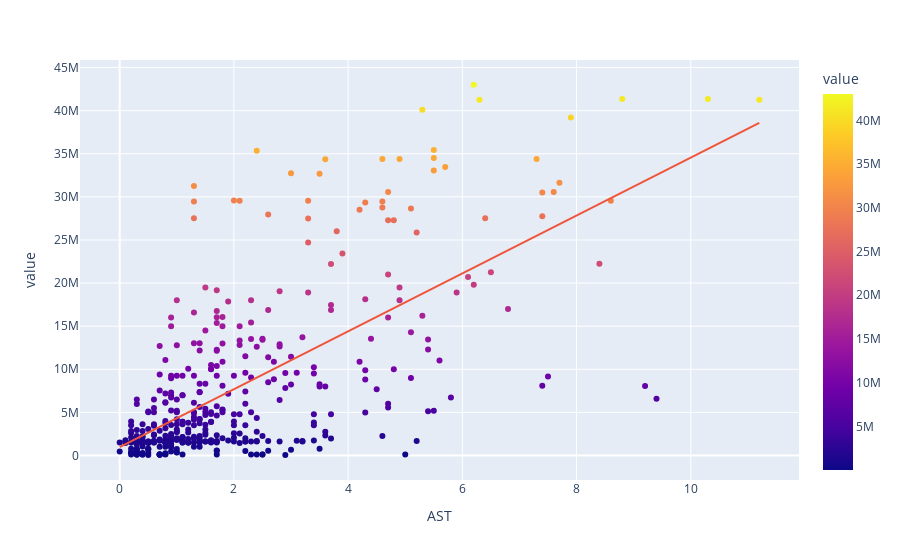

This figure's notebook cell:
### Code cell
figast = px.scatter(dfgraf,x='AST',y='value',color='value',trendline='ols')
figast.show()

### Figure 1 — Plotly figure (JSON) as saved in the notebook; plotly's stock layout.template omitted (floating-point values rounded to 4 significant figures; data arrays with more than 128 entries replaced by an {"elided": "..."} marker saying what was removed)
{"data": [{"hovertemplate": "AST=%{x}<br>value=%{marker.color}<extra></extra>", "legendgroup": "", "marker": {"color": {"elided": "523 int values"}, "coloraxis": "coloraxis", "symbol": "circle"}, "mode": "markers", "name": "", "orientation": "v", "showlegend": false, "type": "scatter", "x": {"elided": "523 float values"}, "xaxis": "x", "y": {"elided": "523 int values"}, "yaxis": "y"}, {"hovertemplate": "<b>OLS trendline</b><br>value = 3.35918e+06 * AST + 971205<br>R<sup>2</sup>=0.447252<br><br>AST=%{x}<br>value=%{y} <b>(trend)</b><extra></extra>", "legendgroup": "", "marker": {"symbol": "circle"}, "mode": "lines", "name": "", "showlegend": false, "type": "scatter", "x": {"elided": "418 float values"}, "xaxis": "x", "y": {"elided": "418 float values"}, "yaxis": "y"}], "layout": {"coloraxis": {"colorbar": {"title": {"text": "value"}}, "colorscale": [[0, "#0d0887"], [0.1111, "#46039f"], [0.2222, "#7201a8"], [0.3333, "#9c179e"], [0.4444, "#bd3786"], [0.5556, "#d8576b"], [0.6667, "#ed7953"], [0.7778, "#fb9f3a"], [0.8889, "#fdca26"], [1, "#f0f921"]]}, "legend": {"tracegroupgap": 0}, "margin": {"t": 60}, "xaxis": {"anchor": "y", "domain": [0, 1], "title": {"text": "AST"}}, "yaxis": {"anchor": "x", "domain": [0, 1], "title": {"text": "value"}}}}
